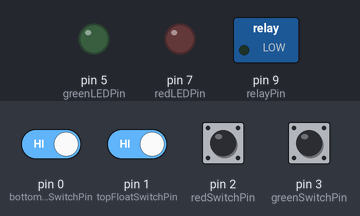
Bench run of a sketch on a simulated Arduino Uno, built with avr-gcc and run on an emulated ATmega328P. Shown: switched loads named in the sketch (green lamp = pin HIGH), output pins drawn as LEDs (lit = HIGH). The inputs (shaded band) are chosen by the test bench; at power-on: pin 0 (bottomFloatSwitchPin), pin 1 (topFloatSwitchPin) HIGH, pin 2 (redSwitchPin), pin 3 (greenSwitchPin) LOW.

Above: at 1.2 s.
1.3 s: pin 2 (redSwitchPin) pulled HIGH for 0.15 s
At 2.5 s:
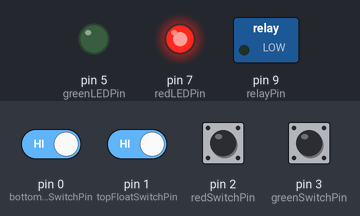
2.9 s: pin 3 (greenSwitchPin) pulled HIGH for 0.15 s
At 2.97 s:
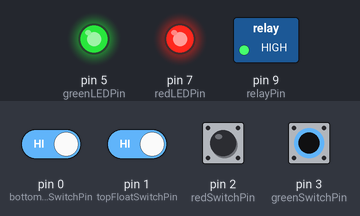
4.5 s: pin 2 (redSwitchPin) pulled HIGH for 1 s
At 4.9 s:
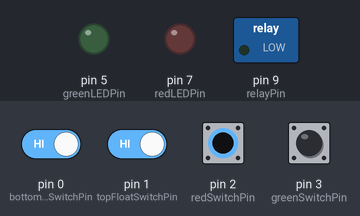
7.0 s: pin 0 (bottomFloatSwitchPin) driven LOW and pin 1 (topFloatSwitchPin) driven LOW
At 8.2 s:
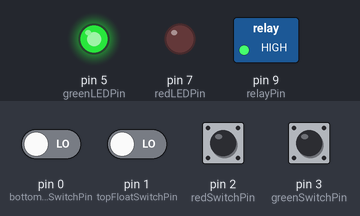
8.5 s: pin 2 (redSwitchPin) driven HIGH and pin 3 (greenSwitchPin) driven HIGH
At 9.4 s:
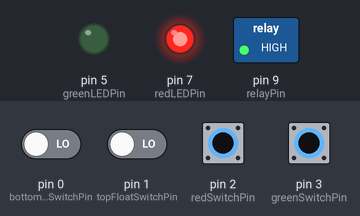
10.0 s: pin 3 (greenSwitchPin) driven LOW
At 11.4 s:
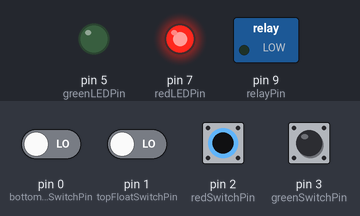
Timing chart, 0 to 12.5 s (numbered marks = the images above; inputs shaded):
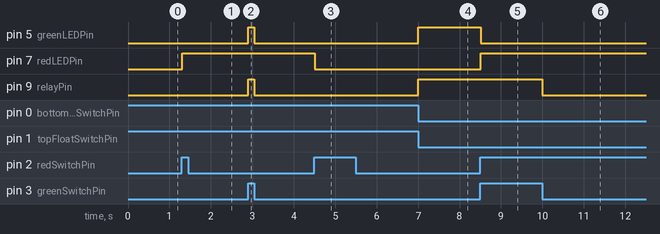

The sketch:

CondensationPump.ino
```cpp
// Written for Adafruit ItsyBitsy 32u4 - 5V 16MHz
// Author: Dan Partington
// Created: 2022/08/08
// Last Updated: 2022/08/12

const int bottomFloatSwitchPin = 0;
const int topFloatSwitchPin = 1;
const int redSwitchPin = 2;
const int greenSwitchPin = 3;
const int greenLEDPin = 5;
const int redLEDPin = 7;
const int relayPin = 9;

int manualMode = 0;
int pumping = 0;
unsigned long pumpStartTime = 0;
int errorMode = 0;
int redLED = 0;
int autoPumpCount = 0;
int greenLED = 0;

// This whole manualModePressCompleted exists to prevent rapid toggling between manual mode on/off while the button is pressed
int manualModePressCompleted = 1;

// the setup function runs once when you press reset or power the board
void setup() {
  pinMode(bottomFloatSwitchPin, INPUT); // reads input from lower float switch, 0 == floating
  pinMode(topFloatSwitchPin, INPUT); // reads input from upper float switch, 0 == floating
  pinMode(redSwitchPin, INPUT); // reads input from red stop button
  pinMode(greenSwitchPin, INPUT); // reads input from green manual-on button
  pinMode(greenLEDPin, OUTPUT); // controls green ring LED around button
  pinMode(redLEDPin, OUTPUT); // controls red ring LED around button
  pinMode(relayPin, OUTPUT); // controls 120v relay for pump control, High = on
}

// the loop function runs over and over again forever
void loop() {
  delay(10); // check state 100 times per second

  //---------------------------------------------------------------------------
  // Read current state of buttons, sensors, etc.
  int bottomFloatSwitch = digitalRead(bottomFloatSwitchPin); // 0 == floating
  int topFloatSwitch = digitalRead(topFloatSwitchPin); // 0 == floating
  int redButton = digitalRead(redSwitchPin);
  int greenButton = digitalRead(greenSwitchPin);
  unsigned long currentMillis = millis();
  unsigned long secondsPumpRunning = (currentMillis-pumpStartTime)/1000;
  // If clock has looped just count from zero instead of recorded start time
  if (currentMillis < pumpStartTime) {
    secondsPumpRunning = currentMillis / 1000;
  }

  //---------------------------------------------------------------------------
  // Manual Mode Button Logic
  if (manualModePressCompleted == 0 && redButton == 0) {
    manualModePressCompleted = 1;
  }
  // First check if manual mode is being activated or deactivated
  if (redButton == 1 && manualMode == 1 && manualModePressCompleted == 1) {
    DisableManualMode();
    manualModePressCompleted = 0;
  }
  else if (redButton == 1 && manualMode == 0 && manualModePressCompleted == 1) {
    EnableManualMode();
    manualModePressCompleted = 0;
  }

  //---------------------------------------------------------------------------
  // Error Mode Logic
  if (manualMode == 0 && pumping == 1 && errorMode == 0 && secondsPumpRunning > 20) {
    EnableErrorMode();
  }
  if (errorMode == 1) {
    FlashRedLED(currentMillis);
    return;
  }

  //---------------------------------------------------------------------------
  // Manual pumping logic
  if (manualMode == 1 && greenButton == 1 && pumping == 0) {
    StartPumping();
  }
  else if (manualMode == 1 && greenButton == 0 && pumping == 1) {
    StopPumping();
  }

  //---------------------------------------------------------------------------
  // Auto pumping logic
  if (manualMode == 0 && pumping == 0 && topFloatSwitch == 0 && bottomFloatSwitch == 0) {
    StartPumping();
    autoPumpCount++;
  }
  if (manualMode == 0 && pumping == 1 && topFloatSwitch == 1 && bottomFloatSwitch == 1) {
    StopPumping();
  }

  //---------------------------------------------------------------------------
  // Flash green LED to indicate number of auto pump cycles since powered on
  if (manualMode == 0 && pumping == 0 && autoPumpCount > 0) {
    FlashGreenAutoPumpCount(currentMillis);
  }
}

void EnableManualMode() {
  manualMode = 1;
  errorMode = 0; // clear errors
  digitalWrite(redLEDPin, HIGH);
  redLED = 1;
  digitalWrite(greenLEDPin, LOW);
  greenLED = 0;
}

void DisableManualMode() {
  manualMode = 0;
  digitalWrite(redLEDPin, LOW);
  redLED = 0;
}

void StartPumping() {
  pumping = 1;
  pumpStartTime = millis();
  digitalWrite(relayPin, HIGH);
  digitalWrite(greenLEDPin, HIGH);
}

void StopPumping() {
  pumping = 0;
  digitalWrite(relayPin, LOW);
  digitalWrite(greenLEDPin, LOW);
}

void EnableErrorMode() {
  errorMode = 1;
  StopPumping();
}

void FlashRedLED(unsigned long currentMillis) {
  // Check the current clock time, turn red LED on in the first half of any
  // given second, turn red LED off in the second half of the second.
  unsigned long currentSecondRemainderInMillis = currentMillis % 1000;
  if (currentSecondRemainderInMillis < 500 && redLED == 0) {
    digitalWrite(redLEDPin, HIGH);
    redLED = 1;
  }
  else if (currentSecondRemainderInMillis >= 500 && redLED == 1) {
    digitalWrite(redLEDPin, LOW);
    redLED = 0;
  }
}

void FlashGreenAutoPumpCount(unsigned long currentMillis) {
  // Flash the green LED the same number of times as the autoPumpCount then
  // wait a period of time and repeat.

  // individualFlashTimeMillis is the milliseconds the LED will be lit for, then it
  // will wait the same amount of time before lighting again. For example a value of
  // 500 will result in a cycle of light for 1/2 a second, off for 1/2 second.
  // totalCycleTimeMillis is ten seconds longer than the time required to flash
  // out the auto pump count.
  unsigned long individualFlashTimeMillis = 500;
  unsigned long totalCycleTimeMillis = individualFlashTimeMillis * 2 * autoPumpCount + 10000;
  unsigned long currentFlashRemainderInMillis = currentMillis % (individualFlashTimeMillis * 2);
  unsigned long currentCycleRemainderInMillis = currentMillis % totalCycleTimeMillis;
  int stillFlashing = 0;
  if (currentCycleRemainderInMillis < (individualFlashTimeMillis * 2 * autoPumpCount)) {
    stillFlashing = 1;
  }
  if (stillFlashing == 0) {
     return;
  }
  if (currentFlashRemainderInMillis < individualFlashTimeMillis && greenLED == 0) {
    digitalWrite(greenLEDPin, HIGH);
    greenLED = 1;
  }
  else if (currentFlashRemainderInMillis >= individualFlashTimeMillis && greenLED == 1) {
    digitalWrite(greenLEDPin, LOW);
    greenLED = 0;
  }
}
```

Measured:
- after the input at 1.3 s, pin 7 (redLEDPin): LOW → HIGH at once
- after the input at 2.9 s, pin 5 (greenLEDPin), pin 9 (relayPin): LOW → HIGH at once, → LOW 0.15 s later
- after the input at 4.5 s, pin 7 (redLEDPin): HIGH → LOW at once
- after the input at 7.0 s, pin 5 (greenLEDPin), pin 9 (relayPin): LOW → HIGH at once
- after the input at 8.5 s, pin 5 (greenLEDPin): HIGH → LOW at once; pin 7 (redLEDPin): LOW → HIGH at once
- after the input at 10.0 s, pin 9 (relayPin): HIGH → LOW at once
